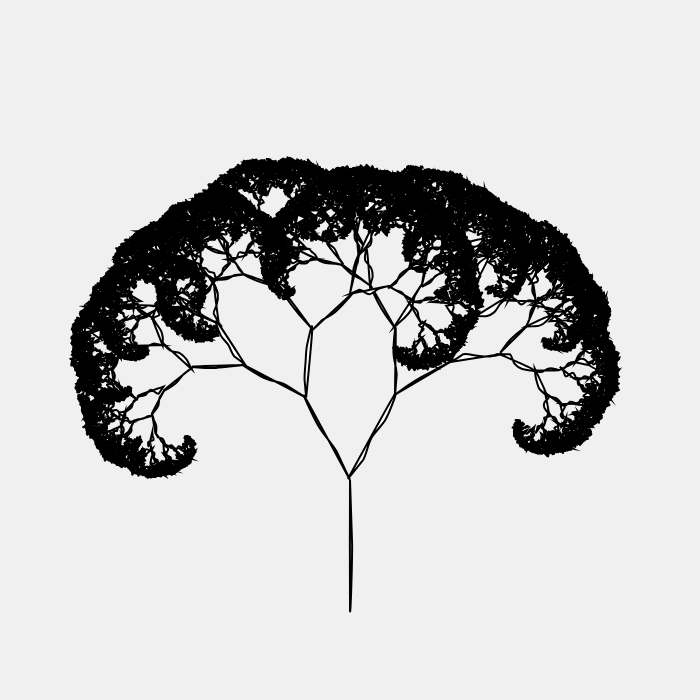
Frame 1 (no input)
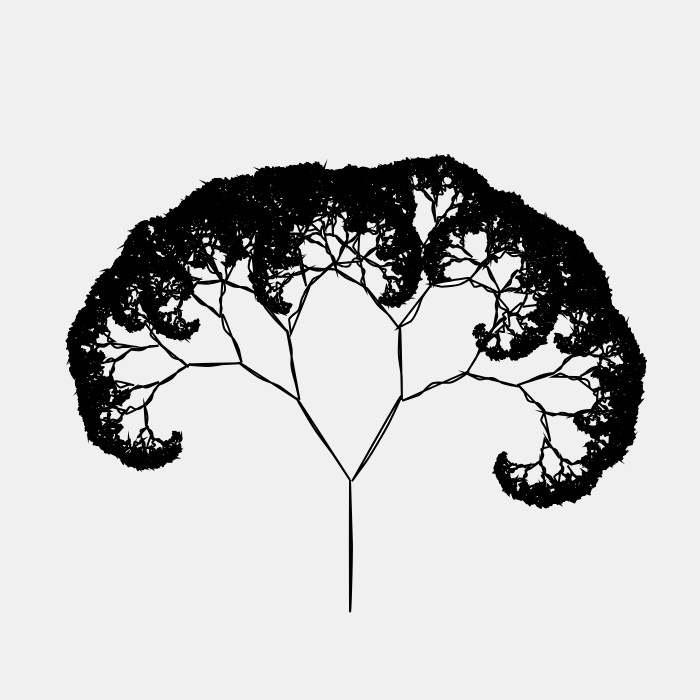
Frame 2 (the mouse pressed at the canvas centre, redrawn once)

The p5.js sketch that drew these frames (run headless with seeded random() and noise() and a simulated clock; the mouse was pressed at the canvas centre and the sketch redrawn once):

// p5.js sketch
// ── sketch.js


//noiseness in limb length, stroke weight, color, etc etc



function setup() {
    createCanvas(700, 700)   
    background(240);
    angleMode(DEGREES)
}


var maxHt = 130;
var xoff = 0;
var strokeCap = 5;
var recurse = 0.73;
var minHt = 2;
var numRecursions = Math.log(minHt/maxHt)/Math.log(recurse)
var maxStroke = 1   ;
var strokeGradation = 7/(numRecursions) * 2;
var angle = 15; 

var bigAngle = 25;

var numBranches = 1;

function generateCurveVertices(numVertices, range, htVal){
    inc = htVal/numVertices; 
    currVal = 0;
    vertices = [];
    for (i=0; i<numVertices+1; i++){
        // console.log(currVal);
        vertices.push({
            x: random(-range,range),
            y: currVal
        })
        currVal += inc;
    }
    return vertices;
}

function draw() {
  
    noLoop();
    background(240);
    
    strokeWeight(2);
    translate(width/2, height/2)


    translate(0,  maxHt)

    beginShape();
    curveVertex(0,0);
    curveVertex(random(-5, 5),maxHt/2)
    curveVertex(0,maxHt)
    endShape(CLOSE);
    
   
    angleInc = 360/numBranches;
    currAngle = 0;
    for (i=0; i<numBranches; i++){
        push ()
        branch(maxHt, angle, maxStroke) 
        pop ()
        currAngle += angleInc;
    }
  
}

var branchPts = [];
var noiseoff = 0;

function branch(ht, angle, strokeVal){
    ht *= recurse;
    noiseoff += 0.5;
    strokeWeight(2)
    if (ht > minHt){

        angle = map(noise(noiseoff), 0, 1, bigAngle*0.5, bigAngle*2)
        ht = map(noise(noiseoff), 0, 1, ht*0.95, ht*1.05)
        
        push ()
        rotate (angle)
        beginShape()
        vertices = generateCurveVertices(4, 4, -ht);
        vertices.forEach(function(d, i){
            curveVertex(d.x, d.y)
        })
        endShape(CLOSE)
        
        // beginShape()
        // curveVertex(0,0)
        // curveVertex(random(-2,2), -ht*.33)
        // curveVertex(random(-2,2), -ht*.5)
        // curveVertex(random(-2,2), -ht*.66)
        // curveVertex(0, -ht)
        // endShape(CLOSE)
        // line(0,0, 0, -ht)


        translate(0, -ht)
        strokeVal -= strokeGradation;
        branch(ht, angle, strokeVal)
        pop ()

        push ()
        rotate (-angle)
        // line(0,0, 0, -ht)
        beginShape()
        curveVertex(0,0)
        curveVertex(random(-2,2), -ht*.33)
        curveVertex(random(-2,-2), -ht*.66)
        curveVertex(0, -ht)
        endShape(CLOSE)
        translate(0, -ht)
        strokeVal -= strokeGradation;
        branch(ht, angle, strokeVal)
        pop ()
       
    } 
}
